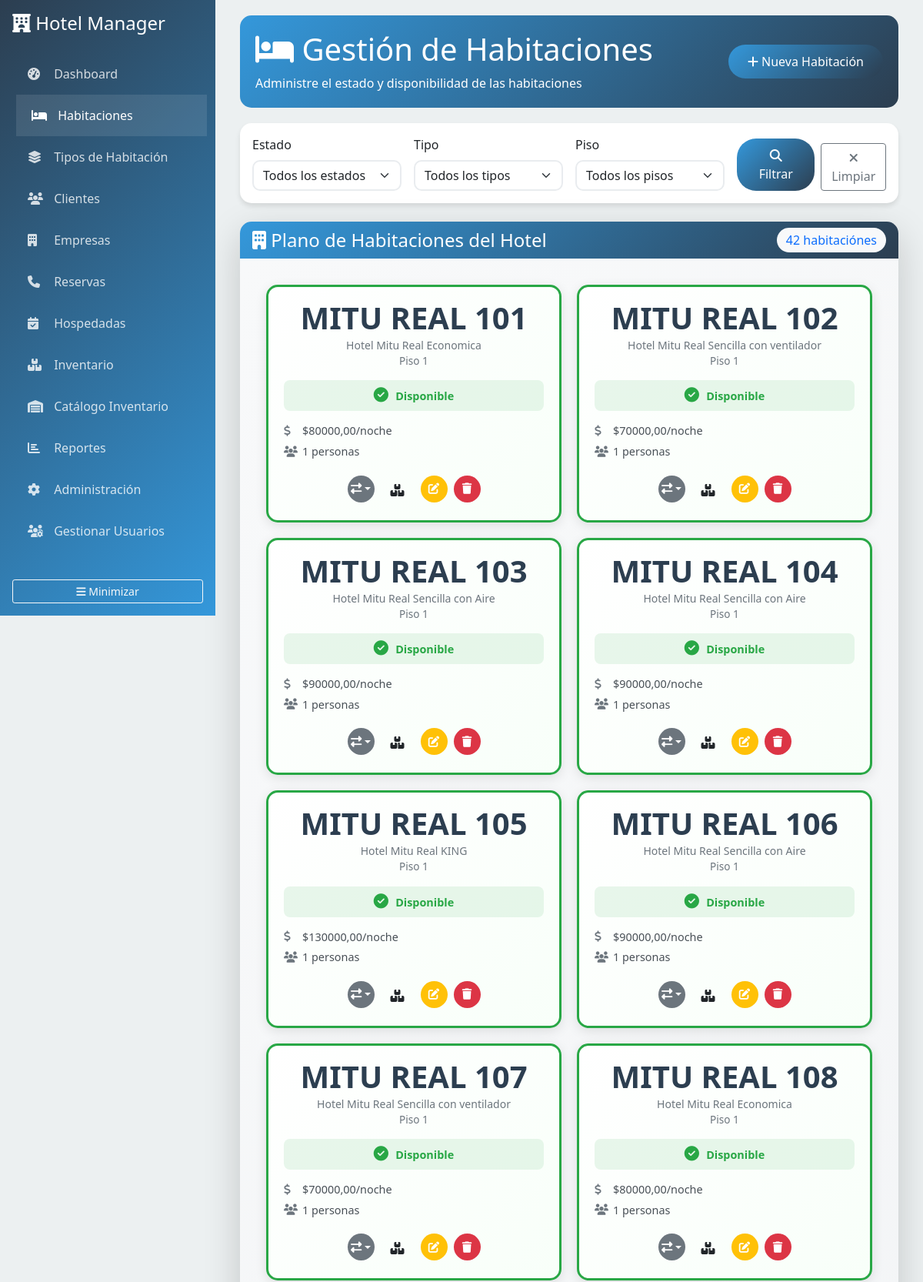
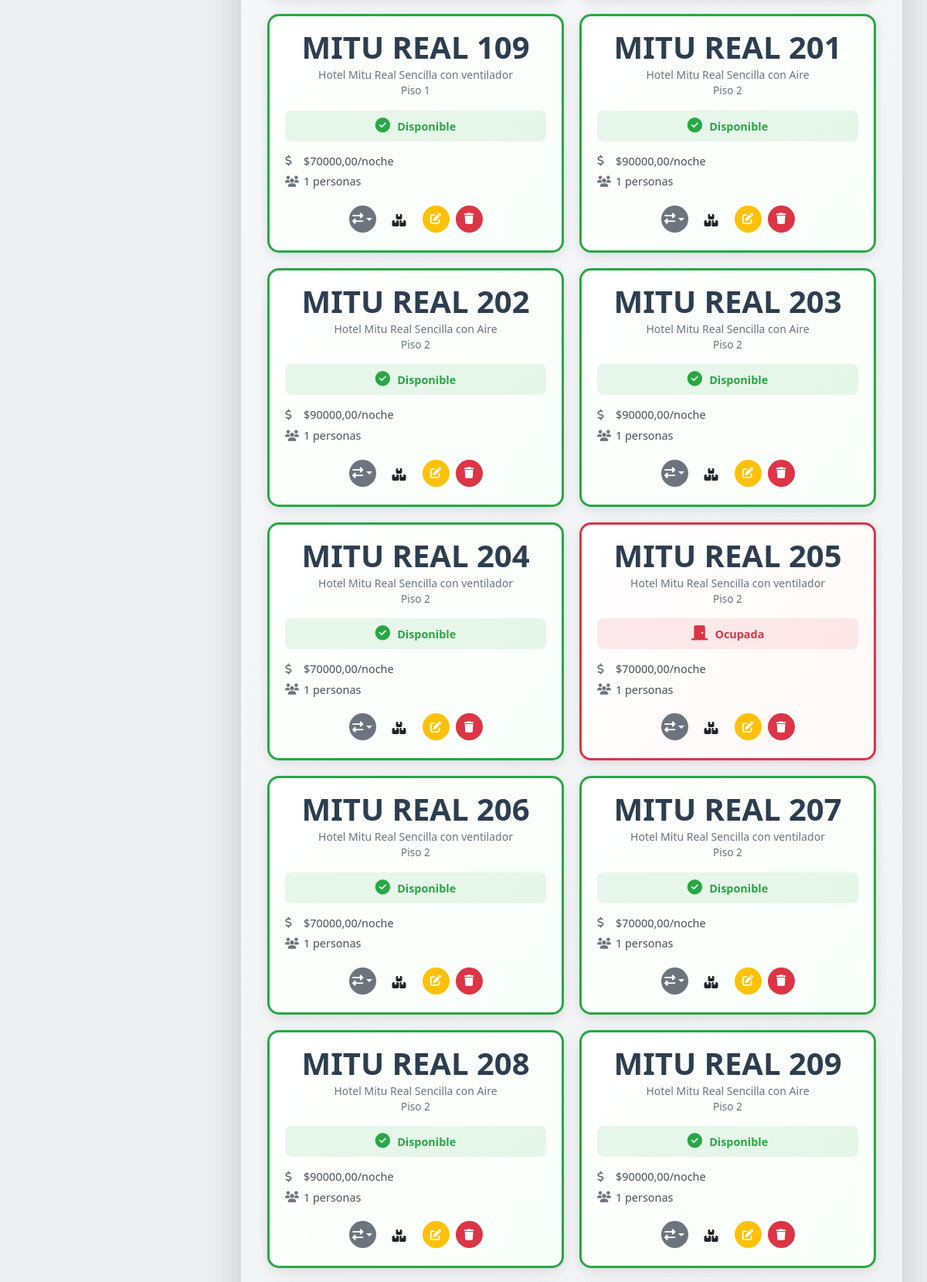
The page /habitaciones/ (upper part) on the database its author committed (2 pictures, top to bottom).
### hotel/models.py (models this page shows, shortened)
class Habitacion(models.Model):
    ESTADOS = [
        ('disponible', 'Disponible'),
        ('ocupada', 'Ocupada'),
        ('mantenimiento', 'En Mantenimiento'),
        ('limpieza', 'En Limpieza'),
    ]
    numero = models.CharField(max_length=10, unique=True, verbose_name="Número de Habitación")
    tipo = models.ForeignKey(TipoHabitacion, on_delete=models.CASCADE, verbose_name="Tipo")
    piso = models.PositiveIntegerField(verbose_name="Piso")
    estado = models.CharField(max_length=20, choices=ESTADOS, default='disponible', verbose_name="Estado")
    descripcion = models.TextField(blank=True, verbose_name="Descripción")
    class Meta:
        verbose_name = "Habitación"
        verbose_name_plural = "Habitaciones"
        ordering = ['numero']

class TipoHabitacion(models.Model):
    nombre = models.CharField(max_length=50, verbose_name="Tipo de Habitación")
    precio_por_noche = models.DecimalField(
        max_digits=10,
        decimal_places=2,
        validators=[MinValueValidator(Decimal('0.01'))],
        verbose_name="Precio por Noche"
    )
    descripcion = models.TextField(blank=True, verbose_name="Descripción")
    capacidad_personas = models.PositiveIntegerField(default=1, verbose_name="Capacidad de Personas")
    class Meta:
        verbose_name = "Tipo de Habitación"
        verbose_name_plural = "Tipos de Habitación"

### hotel/views.py (the view)
# urls.py: path('habitaciones/', views.habitaciones_list, name='habitaciones'),
def habitaciones_list(request):
    habitaciones = Habitacion.objects.select_related('tipo').all()
    estado = request.GET.get('estado')
    tipo_id = request.GET.get('tipo')
    piso = request.GET.get('piso')
    if estado:
        habitaciones = habitaciones.filter(estado=estado)
    if tipo_id:
        habitaciones = habitaciones.filter(tipo_id=tipo_id)
    if piso:
        habitaciones = habitaciones.filter(piso=piso)
    context = {
        'habitaciones': habitaciones,
        'tipos_habitacion': TipoHabitacion.objects.all(),
        'pisos': Habitacion.objects.values_list('piso', flat=True).distinct().order_by('piso'),
        'filtros': {'estado': estado, 'tipo_id': tipo_id, 'piso': piso}
    }
    return render(request, 'hotel/habitaciones.html', context)

### templates/hotel/habitaciones.html (shortened to what this page needs)
{% extends 'base.html' %}
{% block content %}
<div class="page-header d-flex justify-content-between align-items-center">
    <div>
        <h1><i class="fas fa-bed"></i> Gestión de Habitaciones</h1>
        <p class="mb-0">Administre el estado y disponibilidad de las habitaciones</p>
    </div>
    <div>
        <a href="{% url 'hotel:habitacion_create' %}" class="btn btn-primary">
            <i class="fas fa-plus"></i> Nueva Habitación
        </a>
    </div>
</div>
<div class="card mb-4">
    <div class="card-body">
        <form method="get" class="row g-3">
            <div class="col-md-3">
                <label class="form-label">Estado</label>
                <select name="estado" class="form-select">
                    <option value="">Todos los estados</option>
                </select>
            </div>
            <div class="col-md-3">
                <label class="form-label">Tipo</label>
                <select name="tipo" class="form-select">
                    <option value="">Todos los tipos</option>
                </select>
            </div>
            <div class="col-md-3">
                <label class="form-label">Piso</label>
                <select name="piso" class="form-select">
                    <option value="">Todos los pisos</option>
                </select>
            </div>
            <div class="col-md-3 d-flex align-items-end">
                <button type="submit" class="btn btn-primary me-2">
                    <i class="fas fa-search"></i> Filtrar
                </button>
                <a href="{% url 'hotel:habitaciones' %}" class="btn btn-outline-secondary">
                    <i class="fas fa-times"></i> Limpiar
                </a>
            </div>
        </form>
    </div>
</div>
<div class="habitaciones-container">
    <div class="card shadow-lg">
        <div class="card-header bg-primary text-white">
            <div class="d-flex justify-content-between align-items-center">
                <h4 class="mb-0">
                    <i class="fas fa-building"></i>
                    Plano de Habitaciones del Hotel
                </h4>
                <span class="badge bg-light text-primary fs-6">
                    {{ habitaciones|length }} habitación{{ habitaciones|length|pluralize:"es" }}
                </span>
            </div>
        </div>
        <div class="card-body p-4" style="background: linear-gradient(135deg, #f8f9fa 0%, #e9ecef 100%);">
            {% if habitaciones %}
                <div class="habitaciones-grid">
                    {% for habitacion in habitaciones %}
                    <div class="habitacion-box {% if habitacion.estado == 'disponible' %}disponible{% elif habitacion.estado == 'ocupada' %}ocupada{% elif habitacion.estado == 'mantenimiento' %}mantenimiento{% else %}limpieza{% endif %}"
                         data-habitacion="{{ habitacion.id }}"
                         data-estado="{{ habitacion.estado }}">
                        <div class="habitacion-numero">
                            <span class="numero-principal">{{ habitacion.numero }}</span>
                            <div class="habitacion-info">
                                <small class="tipo-habitacion">{{ habitacion.tipo.nombre }}</small>
                                <small class="piso-habitacion">Piso {{ habitacion.piso }}</small>
                            </div>
                        </div>
                        <div class="estado-indicator">
                            <i class="fas {% if habitacion.estado == 'disponible' %}fa-check-circle{% elif habitacion.estado == 'ocupada' %}fa-door-closed{% elif habitacion.estado == 'mantenimiento' %}fa-tools{% else %}fa-broom{% endif %}"></i>
                            <span class="estado-texto">{{ habitacion.get_estado_display }}</span>
                        </div>
                        <div class="habitacion-detalles">
                            <div class="detalle-item">
                                <i class="fas fa-dollar-sign"></i>
                                <span>${{ habitacion.tipo.precio_por_noche }}/noche</span>
                            </div>
                            <div class="detalle-item">
                                <i class="fas fa-users"></i>
                                <span>{{ habitacion.tipo.capacidad_personas }} personas</span>
                            </div>
                        </div>
                        <div class="habitacion-acciones">
                            <div class="dropdown">
                                <button class="btn btn-estado dropdown-toggle" type="button" data-bs-toggle="dropdown">
                                    <i class="fas fa-exchange-alt"></i>
                                </button>
                            </div>
                            <a href="{% url 'hotel:habitacion_inventario' habitacion.id %}" class="btn btn-inventario" title="Ver Inventario">
                                <i class="fas fa-boxes"></i>
                            </a>
                            <a href="{% url 'hotel:habitacion_edit' habitacion.id %}" class="btn btn-editar" title="Editar Habitación">
                                <i class="fas fa-edit"></i>
                            </a>
                            <a href="{% url 'hotel:habitacion_delete' habitacion.id %}" class="btn btn-eliminar" title="Eliminar Habitación">
                                <i class="fas fa-trash"></i>
                            </a>
                        </div>
                    </div>
                    {% endfor %}
                </div>
            {% endif %}
        </div>
    </div>
</div>
{% endblock %}

### templates/base.html (style rules this page uses)
:root { --primary-color: #2c3e50; --secondary-color: #3498db; --success-color: #27ae60; --warning-color: #f39c12; --danger-color: #e74c3c; --light-bg: #ecf0f1; }
body { background-color: var(--light-bg); font-family: 'Segoe UI', Tahoma, Geneva, Verdana, sans-serif; }
.card { border: none; border-radius: 15px; box-shadow: 0 4px 6px rgba(0, 0, 0, 0.1); transition: transform 0.3s ease; }
.card-header { background: linear-gradient(135deg, var(--secondary-color), var(--primary-color)); color: white; border-radius: 15px 15px 0 0 !important; border: none; }
.btn-primary { background: linear-gradient(135deg, var(--secondary-color), var(--primary-color)); border: none; border-radius: 25px; padding: 10px 25px; transition: all 0.3s ease; }
.badge { padding: 8px 12px; border-radius: 20px; font-weight: 500; }
.form-control, .form-select { border-radius: 10px; border: 2px solid #e9ecef; transition: all 0.3s ease; }
.page-header { background: linear-gradient(135deg, var(--secondary-color), var(--primary-color)); color: white; padding: 20px; border-radius: 15px; margin-bottom: 20px; }

### templates/hotel/habitaciones.html (style rules this page uses)
.habitaciones-container { margin-bottom: 2rem; }
.habitaciones-grid { display: grid; grid-template-columns: repeat(auto-fill, minmax(280px, 1fr)); gap: 20px; padding: 10px; }
.habitacion-box { background: white; border-radius: 15px; padding: 20px; box-shadow: 0 4px 15px rgba(0,0,0,0.1); transition: all 0.3s ease; position: relative; border: 3px solid; min-height: 220px; display: flex; flex-direction: column; justify-content: space-between; }
.habitacion-box.disponible { border-color: #28a745; background: linear-gradient(135deg, #ffffff 0%, #f8fff9 100%); }
.habitacion-box.ocupada { border-color: #dc3545; background: linear-gradient(135deg, #ffffff 0%, #fff8f8 100%); }
.habitacion-numero { text-align: center; margin-bottom: 15px; }
.numero-principal { font-size: 2.5rem; font-weight: bold; color: #2c3e50; display: block; line-height: 1; }
.habitacion-info { margin-top: 5px; }
.tipo-habitacion { display: block; color: #6c757d; font-weight: 500; }
.piso-habitacion { display: block; color: #6c757d; font-size: 0.85rem; }
.estado-indicator { text-align: center; margin-bottom: 15px; padding: 8px; border-radius: 8px; }
.disponible .estado-indicator { background-color: rgba(40, 167, 69, 0.1); color: #28a745; }
.ocupada .estado-indicator { background-color: rgba(220, 53, 69, 0.1); color: #dc3545; }
.estado-indicator i { font-size: 1.2rem; margin-right: 5px; }
.estado-texto { font-weight: 600; font-size: 0.9rem; }
.habitacion-detalles { margin-bottom: 15px; }
.detalle-item { display: flex; align-items: center; margin-bottom: 5px; font-size: 0.9rem; color: #495057; }
.detalle-item i { width: 16px; margin-right: 8px; color: #6c757d; }
.habitacion-acciones { display: flex; justify-content: center; gap: 8px; margin-top: auto; }
.btn-estado, .btn-editar, .btn-eliminar { width: 35px; height: 35px; border-radius: 50%; display: flex; align-items: center; justify-content: center; border: none; font-size: 0.9rem; transition: all 0.3s ease; }
.btn-estado { background-color: #6c757d; color: white; }
.btn-editar { background-color: #ffc107; color: white; }
.btn-eliminar { background-color: #dc3545; color: white; }

### rows shown on the page
Habitacion: numero "MITU REAL 101", tipo.nombre "Hotel Mitu Real Economica", piso "1", estado "Disponible", tipo.precio_por_noche "80000,00", tipo.capacidad_personas "1"
Habitacion: numero "MITU REAL 102", tipo.nombre "Hotel Mitu Real Sencilla con ventilador", piso "1", estado "Disponible", tipo.precio_por_noche "70000,00", tipo.capacidad_personas "1"
Habitacion: numero "MITU REAL 103", tipo.nombre "Hotel Mitu Real Sencilla con Aire", piso "1", estado "Disponible", tipo.precio_por_noche "90000,00", tipo.capacidad_personas "1"
Habitacion: numero "MITU REAL 104", tipo.nombre "Hotel Mitu Real Sencilla con Aire", piso "1", estado "Disponible", tipo.precio_por_noche "90000,00", tipo.capacidad_personas "1"
Habitacion: numero "MITU REAL 105", tipo.nombre "Hotel Mitu Real KING", piso "1", estado "Disponible", tipo.precio_por_noche "130000,00", tipo.capacidad_personas "1"
Habitacion: numero "MITU REAL 106", tipo.nombre "Hotel Mitu Real Sencilla con Aire", piso "1", estado "Disponible", tipo.precio_por_noche "90000,00", tipo.capacidad_personas "1"
Habitacion: numero "MITU REAL 107", tipo.nombre "Hotel Mitu Real Sencilla con ventilador", piso "1", estado "Disponible", tipo.precio_por_noche "70000,00", tipo.capacidad_personas "1"
Habitacion: numero "MITU REAL 108", tipo.nombre "Hotel Mitu Real Economica", piso "1", estado "Disponible", tipo.precio_por_noche "80000,00", tipo.capacidad_personas "1"
Habitacion: numero "MITU REAL 109", tipo.nombre "Hotel Mitu Real Sencilla con ventilador", piso "1", estado "Disponible", tipo.precio_por_noche "70000,00", tipo.capacidad_personas "1"
Habitacion: numero "MITU REAL 201", tipo.nombre "Hotel Mitu Real Sencilla con Aire", piso "2", estado "Disponible", tipo.precio_por_noche "90000,00", tipo.capacidad_personas "1"
Habitacion: numero "MITU REAL 202", tipo.nombre "Hotel Mitu Real Sencilla con Aire", piso "2", estado "Disponible", tipo.precio_por_noche "90000,00", tipo.capacidad_personas "1"
Habitacion: numero "MITU REAL 203", tipo.nombre "Hotel Mitu Real Sencilla con Aire", piso "2", estado "Disponible", tipo.precio_por_noche "90000,00", tipo.capacidad_personas "1"
Habitacion: numero "MITU REAL 204", tipo.nombre "Hotel Mitu Real Sencilla con ventilador", piso "2", estado "Disponible", tipo.precio_por_noche "70000,00", tipo.capacidad_personas "1"
Habitacion: numero "MITU REAL 205", tipo.nombre "Hotel Mitu Real Sencilla con ventilador", piso "2", estado "Ocupada", tipo.precio_por_noche "70000,00", tipo.capacidad_personas "1"
Habitacion: numero "MITU REAL 206", tipo.nombre "Hotel Mitu Real Sencilla con ventilador", piso "2", estado "Disponible", tipo.precio_por_noche "70000,00", tipo.capacidad_personas "1"
Habitacion: numero "MITU REAL 207", tipo.nombre "Hotel Mitu Real Sencilla con ventilador", piso "2", estado "Disponible", tipo.precio_por_noche "70000,00", tipo.capacidad_personas "1"
Habitacion: numero "MITU REAL 208", tipo.nombre "Hotel Mitu Real Sencilla con Aire", piso "2", estado "Disponible", tipo.precio_por_noche "90000,00", tipo.capacidad_personas "1"
Habitacion: numero "MITU REAL 209", tipo.nombre "Hotel Mitu Real Sencilla con Aire", piso "2", estado "Disponible", tipo.precio_por_noche "90000,00", tipo.capacidad_personas "1"

### other values the page prints
{{ habitaciones|length }} "42"
